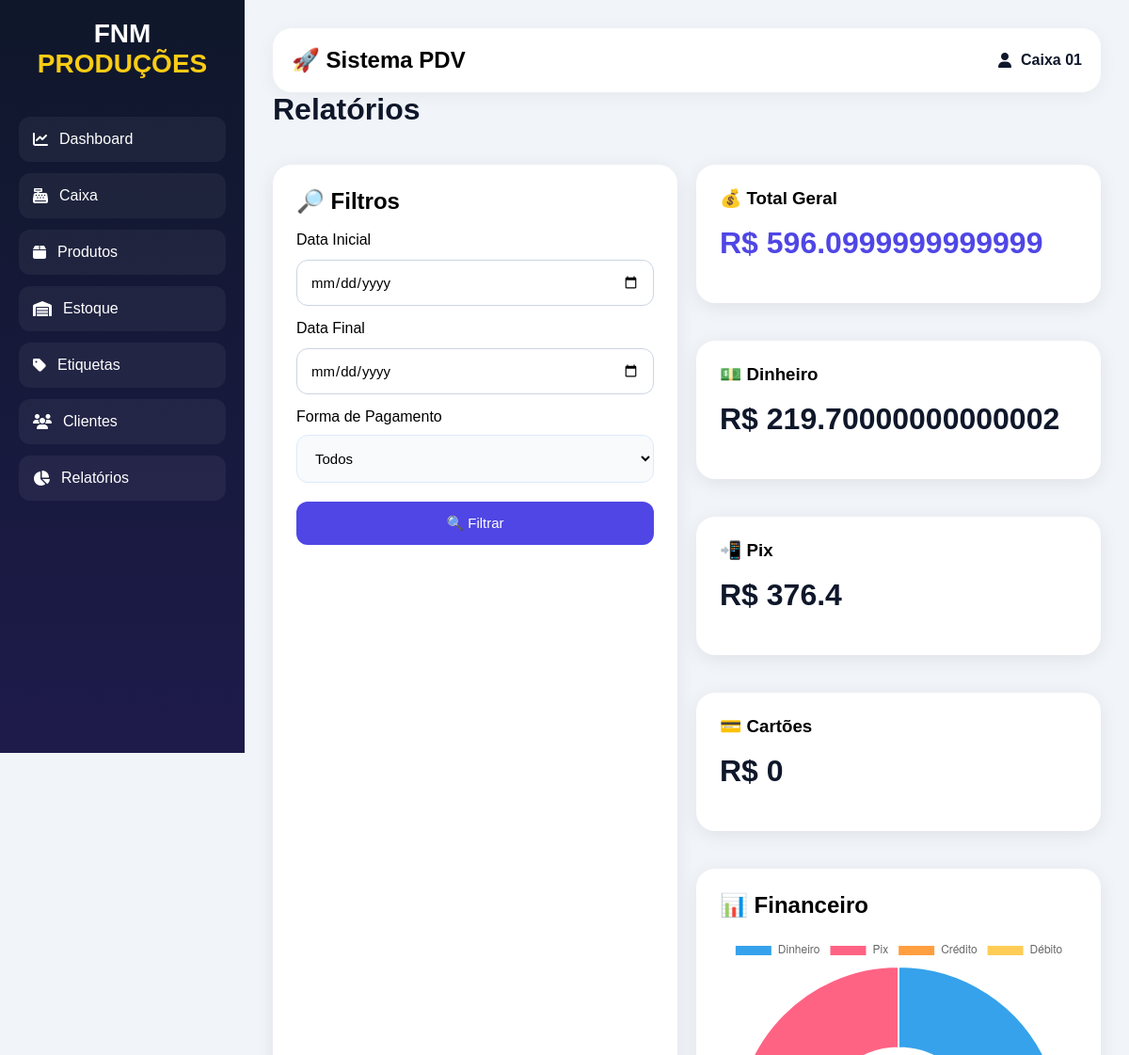
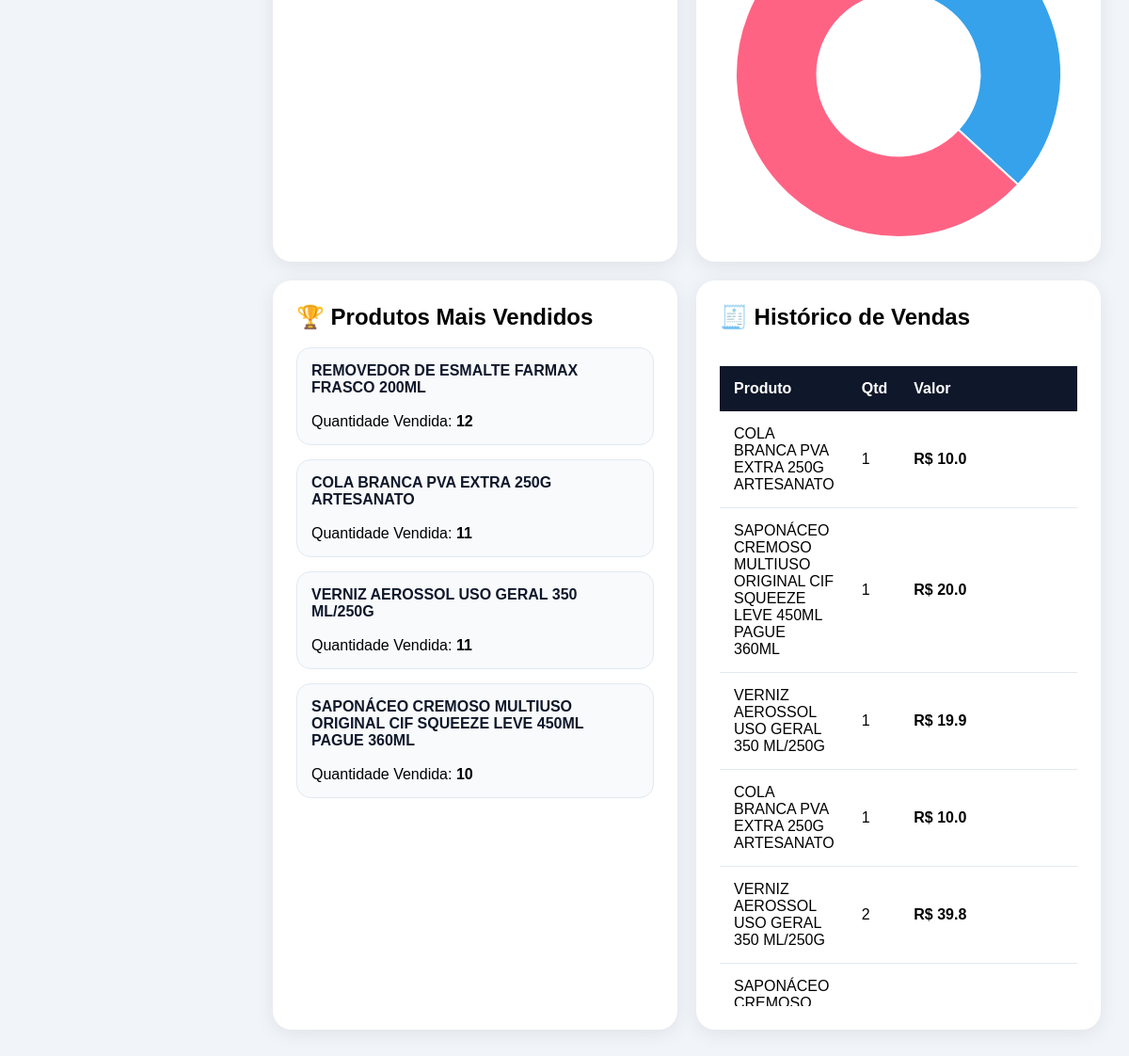
Screenshot of /relatorios with the database file from the repository (2 pictures, top to bottom).
### app.py (models this page shows)
class Venda(db.Model):
    id = db.Column(
        db.Integer,
        primary_key=True
    )
    produto = db.Column(
        db.String(100)
    )
    quantidade = db.Column(
        db.Integer
    )
    valor = db.Column(
        db.Float
    )
    horario = db.Column(
        db.String(100)
    )
    pagamento = db.Column(
        db.String(50)
    )

### app.py (the view, shortened to what this page needs)
@app.route("/relatorios")
def relatorios():
    vendas = Venda.query.all()
    filtro_pagamento = request.args.get(
        "pagamento"
    )
    data_inicial = request.args.get(
        "data_inicial"
    )
    data_final = request.args.get(
        "data_final"
    )
    if filtro_pagamento:
        vendas = [
            venda for venda in vendas
            if venda.pagamento ==
            filtro_pagamento
        ]
    total_geral = 0
    total_pix = 0
    total_dinheiro = 0
    total_credito = 0
    total_debito = 0
    for venda in vendas:
        total_geral += venda.valor
        if venda.pagamento == "Pix":
            total_pix += venda.valor
        elif venda.pagamento == "Dinheiro":
            total_dinheiro += venda.valor
        elif venda.pagamento == "Crédito":
            total_credito += venda.valor
        elif venda.pagamento == "Débito":
            total_debito += venda.valor
    ranking = {}
    for venda in vendas:
        if venda.produto not in ranking:
            ranking[venda.produto] = 0
        ranking[venda.produto] += venda.quantidade
    ranking = sorted(
        ranking.items(),
        key=lambda x: x[1],
        reverse=True
    )
    return render_template(
        "relatorios.html",
        vendas=vendas,
        total_geral=total_geral,
        total_pix=total_pix,
        total_dinheiro=total_dinheiro,
        total_credito=total_credito,
        total_debito=total_debito,
        ranking=ranking
    )

### templates/relatorios.html (shortened to what this page needs)
{% extends "base.html" %}
{% block content %}
<h1>
    Relatórios
</h1>
<div class="grid">
    <div class="card">
        <h2>
            🔎 Filtros
        </h2>
        <br>
        <form
            method="GET"
            action="/relatorios"
        >
            <label>
                Data Inicial
            </label>
            <input
                type="date"
                name="data_inicial"
            >
            <label
                style="
                    margin-top:15px;
                    display:block;
                "
            >
                Data Final
            </label>
            <input
                type="date"
                name="data_final"
            >
            <label
                style="
                    margin-top:15px;
                    display:block;
                "
            >
                Forma de Pagamento
            </label>
            <select
                name="pagamento"
                style="
                    width:100%;
                    padding:15px;
                    border-radius:12px;
                    border:1px solid #dbeafe;
                    background:#f8fafc;
                    margin-top:10px;
                "
            >
                <option value="">
                    Todos
                </option>
            </select>
            <button
                class="azul"
                style="
                    margin-top:20px;
                "
            >
                🔍 Filtrar
            </button>
        </form>
    </div>
    <div
        style="
            display:flex;
            flex-direction:column;
            gap:20px;
        "
    >
        <div class="grid">
            <div class="card">
                <h3>
                    💰 Total Geral
                </h3>
                <br>
                <h1
                    style="
                        color:#4f46e5;
                    "
                >
                    R$ {{ total_geral }}
                </h1>
            </div>
            <div class="card">
                <h3>
                    💵 Dinheiro
                </h3>
                <br>
                <h1>
                    R$ {{ total_dinheiro }}
                </h1>
            </div>
            <div class="card">
                <h3>
                    📲 Pix
                </h3>
                <br>
                <h1>
                    R$ {{ total_pix }}
                </h1>
            </div>
            <div class="card">
                <h3>
                    💳 Cartões
                </h3>
                <br>
                <h1>
                    R$ {{ total_credito + total_debito }}
                </h1>
            </div>
        </div>
        <div class="card">
            <h2>
                📊 Financeiro
            </h2>
            <br>
            <canvas id="graficoFinanceiro"></canvas>
        </div>
    </div>
</div>
<div class="grid">
    <div class="card">
        <h2>
            🏆 Produtos Mais Vendidos
        </h2>
        <br>
        {% for produto, quantidade in ranking %}
        <div
            style="
                background:#f8fafc;
                border:1px solid #e2e8f0;
                border-radius:15px;
                padding:15px;
                margin-bottom:15px;
            "
        >
            <strong
                style="
                    color:#0f172a;
                "
            >
                {{ produto }}
            </strong>
            <br><br>
            Quantidade Vendida:
            <strong>
                {{ quantidade }}
            </strong>
        </div>
        {% endfor %}
    </div>
    <div class="card">
        <h2>
            🧾 Histórico de Vendas
        </h2>
        <br>
        <div
            style="
                overflow:auto;
                max-height:700px;
            "
        >
            <table
                style="
                    width:100%;
                    border-collapse:collapse;
                "
            >
                <thead>
                    <tr
                        style="
                            background:#eef2ff;
                            color:#1e1b4b;
                        "
                    >
                        <th style="padding:15px;">
                            Produto
                        </th>
                        <th>
                            Qtd
                        </th>
                        <th>
                            Valor
                        </th>
                        <th>
                        </th>
                    </tr>
                </thead>
                <tbody>
                    {% for venda in vendas %}
                    <tr
                        style="
                            border-bottom:
                            1px solid #e2e8f0;
                        "
                    >
                        <td
                            style="
                                padding:15px;
                            "
                        >
                            {{ venda.produto }}
                        </td>
                        <td>
                            {{ venda.quantidade }}
                        </td>
                        <td>
                            <strong>
                                R$ {{ venda.valor }}
                            </strong>
                        </td>
                        <td>
                        </td>
                    </tr>
                    {% endfor %}
                </tbody>
            </table>
        </div>
    </div>
</div>
<script>
const ctx = document.getElementById(
    'graficoFinanceiro'
)
new Chart(ctx, {
    type: 'doughnut',
    data: {
        labels: [
            'Dinheiro',
            'Pix',
            'Crédito',
            'Débito'
        ],
        datasets: [{
            data: [
                {{ total_dinheiro }},
                {{ total_pix }},
                {{ total_credito }},
                {{ total_debito }}
            ]
        }]
    },
    options: {
        responsive:true
    }
})
</script>
{% endblock %}

### templates/base.html (shortened to what this page needs)
<!DOCTYPE html>
<html lang="pt-br">
<head>
    <link
        rel="stylesheet"
        href="https://cdnjs.cloudflare.com/ajax/libs/font-awesome/6.5.1/css/all.min.css"
    >
</head>
<body>
    <div class="menu">
        <div class="logo">
            FNM
            <span>
                PRODUÇÕES
            </span>
        </div>
        <a href="/">
            <i class="fa-solid fa-chart-line"></i>
            <span>
                Dashboard
            </span>
        </a>
        <a href="/caixa">
            <i class="fa-solid fa-cash-register"></i>
            <span>
                Caixa
            </span>
        </a>
        <a href="/produtos">
            <i class="fa-solid fa-box"></i>
            <span>
                Produtos
            </span>
        </a>
<a href="/estoque">
    <i class="fa-solid fa-warehouse"></i>
    <span>
        Estoque
    </span>
</a>
<a href="/etiquetas">
    <i class="fa-solid fa-tag"></i>
    <span>
        Etiquetas
    </span>
</a>
        <a href="/clientes">
            <i class="fa-solid fa-users"></i>
            <span>
                Clientes
            </span>
        </a>
        <a href="/relatorios">
            <i class="fa-solid fa-chart-pie"></i>
            <span>
                Relatórios
            </span>
        </a>
    </div>
    <div class="conteudo">
        <div class="topo">
            <h2>
                🚀 Sistema PDV
            </h2>
            <div class="usuario">
                <i class="fa-solid fa-user"></i>
                Caixa 01
            </div>
        </div>
        {% block content %}
        {% endblock %}
    </div>
</body>
</html>

### templates/base.html (style rules this page uses)
* { margin:0; padding:0; box-sizing:border-box; font-family:Arial; }
body { background:#f1f5f9; display:flex; }
.menu { width:260px; height:100vh; background:linear-gradient( 180deg, #0f172a, #1e1b4b ); position:fixed; left:0; top:0; padding:20px; color:white; overflow:auto; }
.logo { font-size:28px; font-weight:bold; margin-bottom:40px; text-align:center; color:white; }
.logo span { color:#facc15; }
.menu a { display:flex; align-items:center; gap:12px; text-decoration:none; color:white; padding:15px; margin-top:12px; border-radius:12px; transition:0.3s; background:rgba( 255, 255, 255, 0.05 ); }
.conteudo { margin-left:260px; width:100%; padding:30px; }
h1 { color:#0f172a; margin-bottom:20px; }
.card { background:white; padding:25px; border-radius:20px; margin-top:20px; box-shadow: 0 4px 20px rgba( 0, 0, 0, 0.08 ); }
input, select { width:100%; padding:14px; margin-top:12px; border:1px solid #cbd5e1; border-radius:12px; font-size:15px; outline:none; background:white; }
button { width:100%; padding:14px; border:none; border-radius:12px; cursor:pointer; color:white; font-size:15px; margin-top:15px; transition:0.3s; }
.azul { background:#4f46e5; }
.topo { width:100%; background:white; padding:20px; border-radius:20px; display:flex; justify-content:space-between; align-items:center; box-shadow: 0 4px 20px rgba( 0, 0, 0, 0.05 ); }
.usuario { display:flex; align-items:center; gap:10px; color:#0f172a; font-weight:bold; }
.grid { display:grid; grid-template-columns: repeat( auto-fit, minmax(250px,1fr) ); gap:20px; }
table { width:100%; border-collapse:collapse; margin-top:20px; }
table th { background:#0f172a; color:white; padding:14px; text-align:left; }
table td { padding:14px; border-bottom:1px solid #e2e8f0; }

### rows the page displays
Venda: produto "REMOVEDOR DE ESMALTE FARMAX FRASCO 200ML", quantidade "12"
Venda: produto "COLA BRANCA PVA EXTRA 250G ARTESANATO", quantidade "11", quantidade "1", valor "10.0"
Venda: produto "VERNIZ AEROSSOL USO GERAL 350 ML/250G", quantidade "11", quantidade "1", valor "19.9"
Venda: produto "SAPONÁCEO CREMOSO MULTIUSO ORIGINAL CIF SQUEEZE LEVE 450ML PAGUE 360ML", quantidade "10", quantidade "1", valor "20.0"
Venda: produto "COLA BRANCA PVA EXTRA 250G ARTESANATO", quantidade "1", valor "10.0"
Venda: produto "VERNIZ AEROSSOL USO GERAL 350 ML/250G", quantidade "2", valor "39.8"
Venda: produto "SAPONÁCEO…"

### other values shown
{{ total_geral }} "596.0999999999999"
{{ total_dinheiro }} "219.70000000000002"
{{ total_pix }} "376.4"
{{ total_credito + total_debito }} "0"
chart data {{ total_dinheiro }} 219.70000000000002
chart data {{ total_pix }} 376.4
chart data {{ total_credito }} 0
chart data {{ total_debito }} 0
